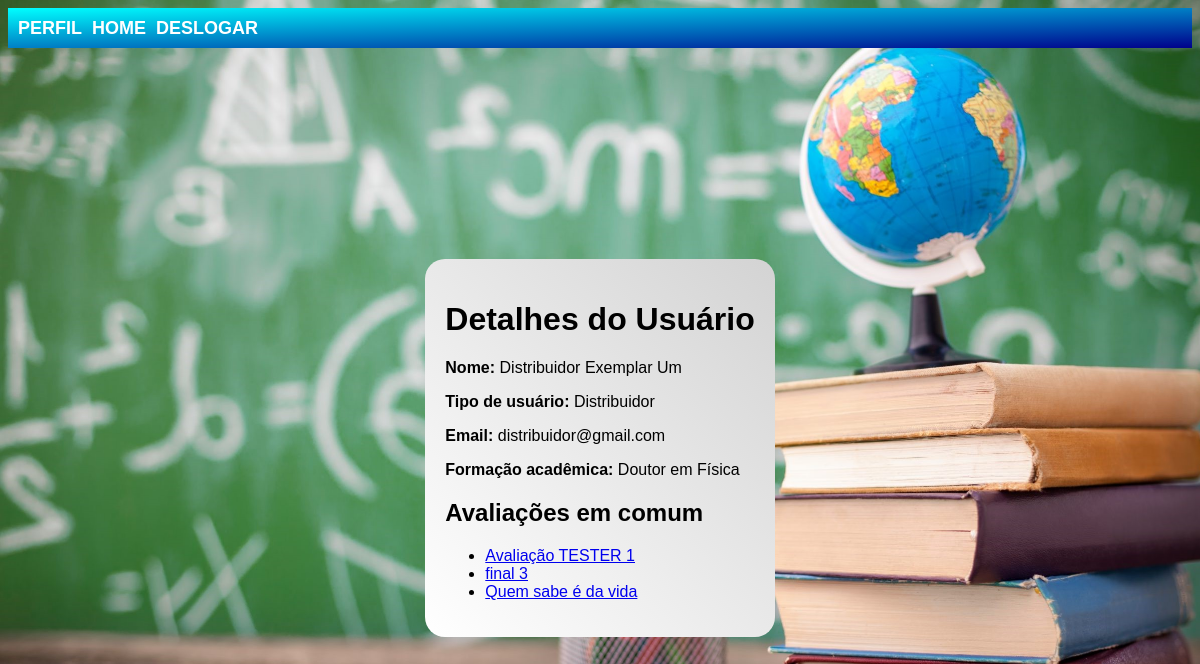
/detalhes_usuario/1/ (signed in), run on an earlier commit of the app's database.
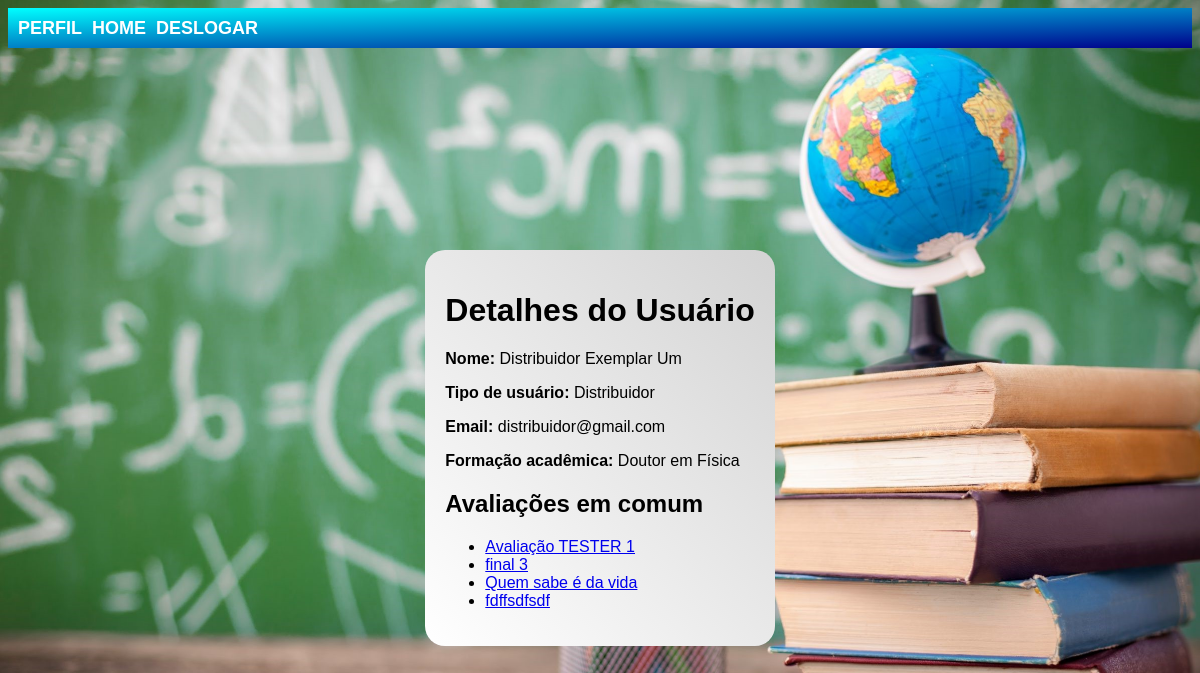
And on a later commit of the database.
### avaliacoes/models.py (models this page shows, shortened)
class Avaliacao(models.Model):
    nome = models.CharField(max_length=255)
    inscricao = models.CharField(max_length=255)
    data_criacao = models.DateTimeField(auto_now_add=True)
    distribuidor = models.ForeignKey(CustomUser, on_delete=models.CASCADE, related_name='avaliacoes_criadas', limit_choices_to={'user_type': 'distribuidor'})
    avaliadores = models.ManyToManyField(CustomUser, related_name='avaliacoes', limit_choices_to={'user_type': 'avaliador'})

### contas/views.py (the view)
# urls.py: path('detalhes_usuario/<int:pk>/', views.detalhes_usuario, name='detalhes_usuario'),
@login_required
def detalhes_usuario(request, pk=None):
    if pk:
        usuario = CustomUser.objects.get(pk=pk)
    else:
        usuario = request.user
    if request.user.user_type in ['distribuidor', 'avaliador']:
        if request.user.user_type == 'distribuidor':
            avaliacoes = Avaliacao.objects.filter(distribuidor=request.user)
            avaliacoes = avaliacoes.filter(avaliadores=usuario)
        else:
            avaliacoes = Avaliacao.objects.filter(avaliadores=request.user)
            avaliacoes = avaliacoes.filter(distribuidor=usuario)
    else:
        avaliacoes = listar_avaliacoes(request)
    return render(request, 'contas/perfil_detalhes.html', {'usuario': usuario, 'avaliacoes': avaliacoes})

### templates/contas/perfil_detalhes.html (shortened to what this page needs)
{% extends 'base.html' %}
{% load static %}
{% block content %}
    <link rel="stylesheet" href="{% static 'css/estilo.css' %}">
    <div class="paglogin-form-container">
        <div class="paglogin-form-box">
            <h1>Detalhes do Usuário</h1>
            <p><strong>Nome:</strong> {{ usuario.name }}</p>
            <p><strong>Tipo de usuário:</strong> {{ usuario.get_user_type_display }}</p>
            <p><strong>Email:</strong> {{ usuario.email }}</p>
            <p><strong>Formação acadêmica:</strong> {{ usuario.formacao_academica }}</p>
            <h2>Avaliações em comum</h2>
            <ul>
                {% for avaliacao in avaliacoes %}
                    {% if request.user.user_type == 'distribuidor' %}
                        <li><a href="{% url 'avaliacoes:distribuidor_detalhes_avaliacao_arquivos' usuario.id avaliacao.id %}">{{ avaliacao.nome }}</a></li>
                    {% elif request.user.user_type == 'avaliador' %}
                        <li><a href="{% url 'avaliacoes:avaliador_detalhes_avaliacao' avaliacao.id %}">{{ avaliacao.nome }}</a></li>
                    {% else %}
                        <li>{{ avaliacao.nome }}</li>
                    {% endif %}
                {% empty %}
                    <li>Nenhuma avaliação encontrada.</li>
                {% endfor %}
            </ul>
        </div>
    </div>
{% endblock %}

What changed in the data, as far as the page shows it:
added Avaliacao: nome "fdffsdfsdf"
